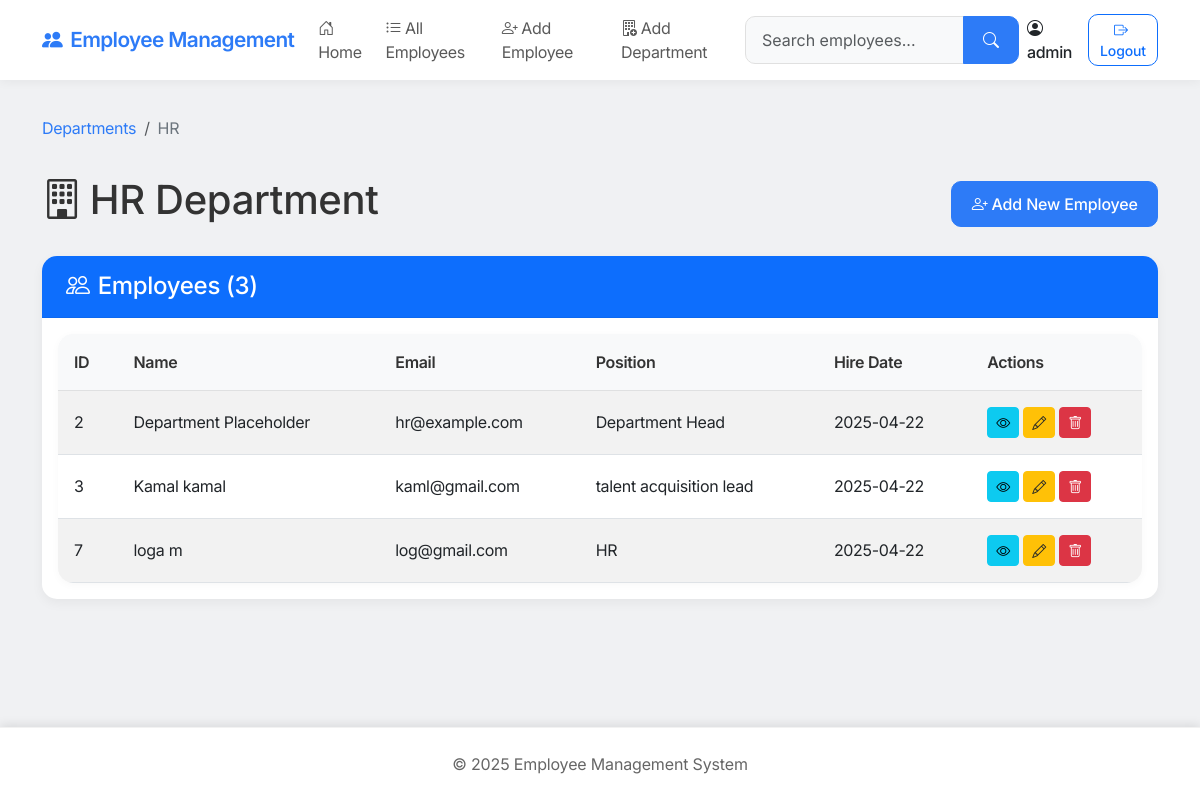
The app's page /department/HR (signed in) with its own data.
### app.py (models this page shows, shortened)
class Employee(db.Model):
    id = db.Column(db.Integer, primary_key=True)
    employee_id = db.Column(db.String(50), unique=True, nullable=True)  # Added employee ID field
    first_name = db.Column(db.String(50), nullable=False)
    last_name = db.Column(db.String(50), nullable=False)
    email = db.Column(db.String(100), unique=True, nullable=False)
    phone = db.Column(db.String(20), nullable=False)
    department = db.Column(db.String(50), nullable=False)
    position = db.Column(db.String(50), nullable=False)
    hire_date = db.Column(db.Date, nullable=False, default=datetime.utcnow)
    current_address = db.Column(db.String(200), nullable=False)  # Renamed from address
    permanent_address = db.Column(db.String(200), nullable=True)  # Added permanent address
    salary = db.Column(db.Float, default=0)
    notes = db.Column(db.Text, nullable=True)
    created_at = db.Column(db.DateTime, default=datetime.utcnow)
    educations = db.relationship('Education', backref='employee', lazy=True, cascade="all, delete-orphan")
    certifications = db.relationship('Certification', backref='employee', lazy=True, cascade="all, delete-orphan")

### app.py (the view)
@app.route('/department/<department>')
@login_required
def department_employees(department):
    employees = Employee.query.filter_by(department=department).all()
    return render_template('department_employees.html', department=department, employees=employees)

### app.py (called while the page is built)
def login_required(f):
    @wraps(f)
    def decorated_function(*args, **kwargs):
        if 'logged_in' not in session:
            flash('Please log in to access this page', 'warning')
            return redirect(url_for('login'))
        return f(*args, **kwargs)
    return decorated_function

### templates/department_employees.html (shortened to what this page needs)
{% extends 'base.html' %}
{% block content %}
<div class="row">
    <div class="col-md-12">
        <nav aria-label="breadcrumb" class="mb-4">
            <ol class="breadcrumb">
                <li class="breadcrumb-item"><a href="{{ url_for('index') }}">Departments</a></li>
                <li class="breadcrumb-item active" aria-current="page">{{ department }}</li>
            </ol>
        </nav>
        <div class="d-flex justify-content-between align-items-center mb-4">
            <h1><i class="bi bi-building me-2"></i>{{ department }} Department</h1>
            <div>
                <a href="{{ url_for('add_employee') }}" class="btn btn-primary">
                    <i class="bi bi-person-plus me-1"></i>Add New Employee
                </a>
            </div>
        </div>
        {% if employees %}
            <div class="card">
                <div class="card-header bg-primary text-white">
                    <h4 class="mb-0"><i class="bi bi-people me-2"></i>Employees ({{ employees|length }})</h4>
                </div>
                <div class="card-body">
                    <div class="table-responsive">
                        <table class="table table-striped table-hover">
                            <thead class="table-light">
                                <tr>
                                    <th>ID</th>
                                    <th>Name</th>
                                    <th>Email</th>
                                    <th>Position</th>
                                    <th>Hire Date</th>
                                    <th>Actions</th>
                                </tr>
                            </thead>
                            <tbody>
                                {% for employee in employees %}
                                    <tr>
                                        <td>{{ employee.id }}</td>
                                        <td>{{ employee.first_name }} {{ employee.last_name }}</td>
                                        <td>{{ employee.email }}</td>
                                        <td>{{ employee.position }}</td>
                                        <td>{{ employee.hire_date.strftime('%Y-%m-%d') }}</td>
                                        <td>
                                            <a href="{{ url_for('employee_details', id=employee.id) }}" class="btn btn-sm btn-info">
                                                <i class="bi bi-eye"></i>
                                            </a>
                                            <a href="{{ url_for('edit_employee', id=employee.id) }}" class="btn btn-sm btn-warning">
                                                <i class="bi bi-pencil"></i>
                                            </a>
                                            <button type="button" class="btn btn-sm btn-danger" data-bs-toggle="modal" data-bs-target="#deleteModal{{ employee.id }}">
                                                <i class="bi bi-trash"></i>
                                            </button>
                                        </td>
                                    </tr>
                                {% endfor %}
                            </tbody>
                        </table>
                    </div>
                </div>
            </div>
        {% else %}
            <div class="alert alert-info">
                <i class="bi bi-info-circle me-2"></i>No employees found in this department.
                <a href="{{ url_for('add_employee') }}">Add your first employee</a>.
            </div>
        {% endif %}
    </div>
</div>
{% endblock %}

### static/css/style.css (style rules this page uses)
:root { --primary-color: #2d7bf7; --secondary-color: #6c757d; --success-color: #198754; --info-color: #0dcaf0; --warning-color: #ffc107; --danger-color: #dc3545; --light-color: #f0f1f3; --dark-color: #333333; --text-color: #333333; --background-color: #f0f1f3; }
body { min-height: 100vh; display: flex; flex-direction: column; background-color: var(--background-color); color: var(--text-color); font-family: 'Inter', 'Helvetica Neue', Arial, sans-serif; letter-spacing: -0.02em; }
.card { border-radius: 15px; box-shadow: 0 4px 12px rgba(0, 0, 0, 0.05); margin-bottom: 24px; border: none; transition: transform 0.3s ease, box-shadow 0.3s ease; background-color: #fff; }
.card-header { font-weight: 600; border-top-left-radius: 15px !important; border-top-right-radius: 15px !important; padding: 1rem 1.5rem; letter-spacing: -0.02em; background-color: #fff; border-bottom: 1px solid rgba(0, 0, 0, 0.05); }
.table-responsive { overflow-x: auto; border-radius: 15px; box-shadow: 0 2px 8px rgba(0, 0, 0, 0.03); background-color: #fff; }
.table { margin-bottom: 0; }
.table thead th { font-weight: 600; border-top: none; background-color: #f8f9fa; letter-spacing: -0.02em; color: #333; padding: 1rem; }
.table-striped tbody tr:nth-of-type(odd) { background-color: rgba(0, 0, 0, 0.01); }
.table td { padding: 1rem; vertical-align: middle; }
.btn { border-radius: 10px; padding: 0.6rem 1.2rem; font-weight: 500; transition: all 0.3s ease; letter-spacing: -0.01em; }
.btn-primary { background-color: var(--primary-color); border-color: var(--primary-color); }
.btn-warning { color: #212529; }
.btn-sm { padding: 0.25rem 0.5rem; font-size: 0.875rem; border-radius: 4px; }
.breadcrumb { background-color: transparent; padding: 0.75rem 0; margin-bottom: 1.5rem; }
.breadcrumb-item a { color: var(--primary-color); text-decoration: none; }
.breadcrumb-item.active { color: var(--secondary-color); }
@media only screen and (min-device-width: 768px) and (max-device-width: 1024px) { .card { margin-bottom: 20px; } }

### records on screen
Employee: id "2", first_name "Department", last_name "Placeholder", email "hr@example.com", position "Department Head", hire_date "2025-04-22"
Employee: id "3", first_name "Kamal", last_name "kamal", email "kaml@gmail.com", position "talent acquisition lead", hire_date "2025-04-22"
Employee: id "7", first_name "loga", last_name "m", email "log@gmail.com", position "HR", hire_date "2025-04-22"

### other values on screen
{{ session.username }} "admin"
{{ department }} "HR"
{{ employees|length }} "3"
